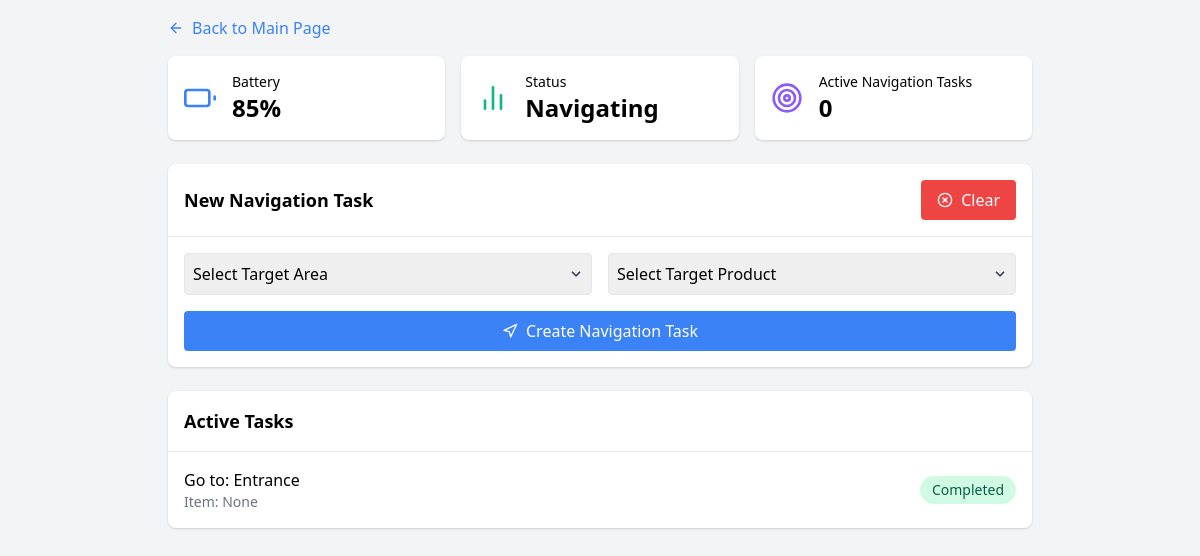
Page /navigation on the earlier database version.
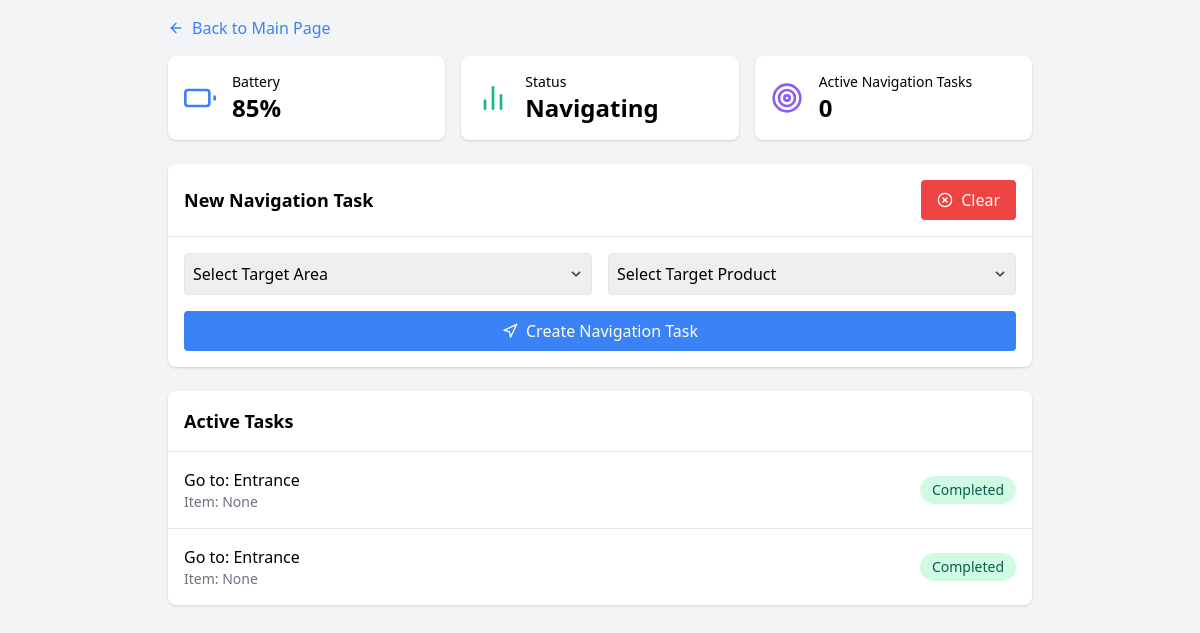
Same page on the later database version.
### app.py (models this page shows)
class Navigation(db.Model):
    id = db.Column(db.Integer, primary_key=True)
    target_area = db.Column(db.String(100), nullable=False)
    target_product = db.Column(db.String(200), nullable=False)
    status = db.Column(db.String(20), default='Queued')
    created_at = db.Column(db.DateTime, default=datetime.utcnow)

### app.py (the view)
@app.route('/navigation')
def navigation():
    navigation_tasks = Navigation.query.all()
    robot_status = get_robot_status()
    robot_status['active_tasks'] = get_active_count(Navigation)
    robot_status['status'] = "Navigating"
    return render_template('navigation.html',
                         tasks=navigation_tasks,
                         robot_status=robot_status,
                         page_type="navigation")

### app.py (called while the page is built)
def get_robot_status():
    return {
        'battery_level': 85,
    }

def get_active_count(model):
    return model.query.filter_by(status='In Progress').count()

### templates/navigation.html (shortened to what this page needs)
{% extends "base.html" %}
{% from 'components.html' import status_cards %}
{% block content %}
<div class="p-4 max-w-4xl mx-auto">
    <a href="{{ url_for('home') }}" class="inline-flex items-center mb-4 text-blue-500 hover:text-blue-700">
        <i data-feather="arrow-left" class="w-4 h-4 mr-2"></i>
        Back to Main Page
    </a>
    {{ status_cards(robot_status, 'navigation') }}
    <div class="bg-white rounded-lg shadow mb-6">
        <div class="p-4 border-b flex justify-between items-center">
            <h2 class="text-lg font-semibold">New Navigation Task</h2>
            <button id="clear-button"
                    class="bg-red-500 text-white py-2 px-4 rounded flex items-center hover:bg-red-600">
                <i data-feather="x-circle" class="w-4 h-4 mr-2"></i>
                Clear
            </button>
        </div>
        <div class="p-4">
            <form id="taskForm" class="grid grid-cols-1 md:grid-cols-2 gap-4" data-type="navigation">
                <div class="relative">
                    <select id="target_area"
                            name="target_area"
                            class="border rounded p-2 w-full appearance-none"
                            required>
                        <option value="" disabled selected>Select Target Area</option>
                    </select>
                    <div class="pointer-events-none absolute inset-y-0 right-0 flex items-center px-2 text-gray-700">
                    </div>
                </div>
                <div class="relative">
                    <select id="target_product"
                            name="target_product"
                            class="border rounded p-2 w-full appearance-none"
                            required>
                        <option value="" disabled selected>Select Target Product</option>
                    </select>
                    <div class="pointer-events-none absolute inset-y-0 right-0 flex items-center px-2 text-gray-700">
                    </div>
                </div>
                <button type="submit"
                        class="bg-blue-500 text-white rounded p-2 flex items-center justify-center md:col-span-2">
                    <i data-feather="navigation" class="w-4 h-4 mr-2"></i>
                    Create Navigation Task
                </button>
            </form>
        </div>
    </div>
    <div class="bg-white rounded-lg shadow">
        <div class="p-4 border-b">
            <h2 class="text-lg font-semibold">Active Tasks</h2>
                </div>
        <div class="divide-y" id="tasksList">
            {% for task in tasks %}
            <div class="p-4 flex items-center justify-between" id="task-{{ task.id }}">
                <div>
                    <div class="font-medium">
                        Go to: {{ task.target_area }}
                    </div>
                    <div class="text-sm text-gray-500">Item: {{ task.target_product }}</div>
                </div>
                <div class="flex items-center space-x-4">
                    <span class="px-3 py-1 rounded-full text-sm
                        {% if task.status == 'In Progress' %}
                            bg-blue-100 text-blue-800
                        {% elif task.status == 'Completed' %}
                            bg-green-100 text-green-800
                        {% else %}
                            bg-gray-100 text-gray-800
                        {% endif %}">
                        {{ task.status }}
                    </span>
                </div>
            </div>
            {% endfor %}
        </div>
    </div>
</div>
{% endblock %}

### templates/base.html (shortened to what this page needs)
<!DOCTYPE html>
<html lang="en">
<head>
    <link href="https://cdnjs.cloudflare.com/ajax/libs/tailwindcss/2.2.19/tailwind.min.css" rel="stylesheet">
    <link rel="stylesheet" href="{{ url_for('static', filename='css/task_completion.css') }}">
</head>
<body class="bg-gray-100">
    {% block content %}{% endblock %}
</body>
</html>

### templates/components.html
{% macro status_cards(robot_status, page_type) %}
<div class="grid grid-cols-1 md:grid-cols-3 gap-4 mb-6">
    <div class="bg-white rounded-lg shadow p-4">
        <div class="flex items-center space-x-4">
            <i data-feather="battery" class="text-blue-500 w-8 h-8"></i>
            <div>
                <div class="text-sm font-medium">Battery</div>
                <div class="text-2xl font-bold">{{ robot_status.battery_level }}%</div>
            </div>
        </div>
    </div>
    <div class="bg-white rounded-lg shadow p-4">
        <div class="flex items-center space-x-4">
            <i data-feather="bar-chart-2" class="text-green-500 w-8 h-8"></i>
            <div>
                <div class="text-sm font-medium">Status</div>
                <div class="text-2xl font-bold">{{ robot_status.status }}</div>
            </div>
        </div>
    </div>
    <div class="bg-white rounded-lg shadow p-4">
        <div class="flex items-center space-x-4">
            <i data-feather="target" class="text-purple-500 w-8 h-8"></i>
            <div>
                <div class="text-sm font-medium">
                    {% if page_type == 'restock' %}
                        Active Deliveries
                    {% else %}
                        Active Navigation Tasks
                    {% endif %}
                </div>
                <div class="text-2xl font-bold" id="activeTasks">{{ robot_status.active_tasks }}</div>
            </div>
        </div>
    </div>
</div>
{% endmacro %}

Differences in the rows shown:
added Navigation: target_area "Entrance", target_product "None", status "Completed"
